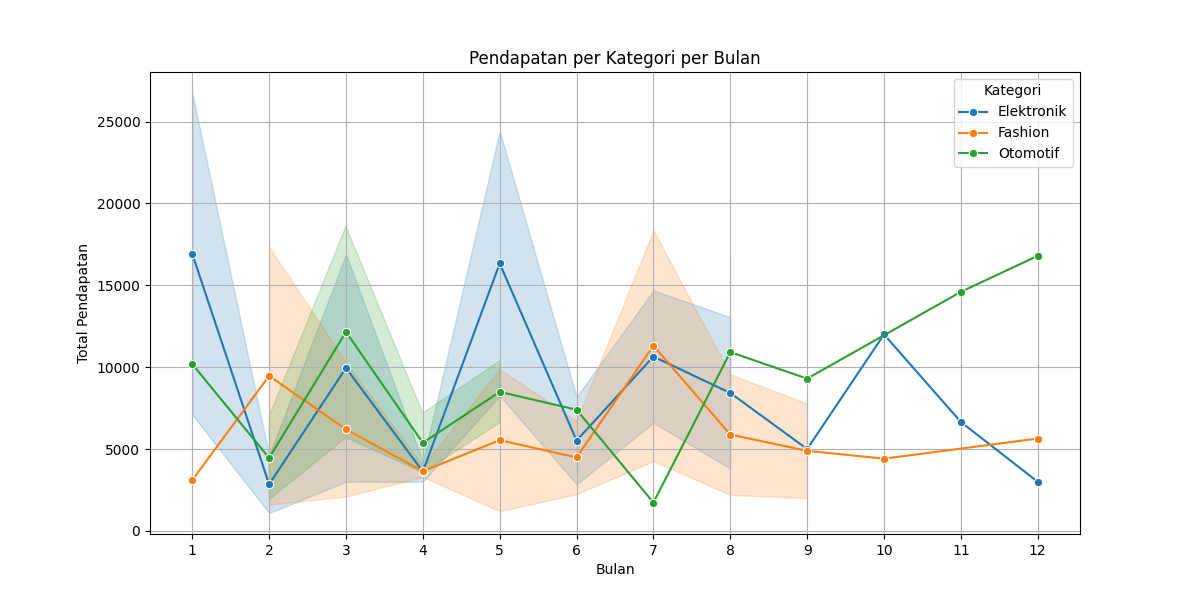

This chart was generated by the following Python code:
import pandas as pd
import matplotlib.pyplot as plt
import seaborn as sns

# Membaca file CSV
df = pd.read_csv('C:/UAS_Pengkodean/step_awal/combined_data.csv', delimiter=';')

# Menentukan format tanggal yang sesuai
date_format = "%d/%m/%Y"

# Konversi kolom Tanggal ke format datetime dengan format yang ditentukan
df['Tanggal'] = pd.to_datetime(df['Tanggal'], format=date_format)

# Membuat kolom baru untuk Total Pendapatan per bulan
df['Bulan'] = df['Tanggal'].dt.month
df['Tahun'] = df['Tanggal'].dt.year
df['Total_Pendapatan'] = df['Jumlah Unit Terjual'] * df['Harga per Unit']

# Agregasi data per kategori dan bulan
df_agg = df.groupby(['Kategori', 'Tahun', 'Bulan']).agg({'Jumlah Unit Terjual': 'sum', 'Total_Pendapatan': 'sum'}).reset_index()

# Visualisasi pendapatan per kategori
plt.figure(figsize=(12, 6))
sns.lineplot(data=df_agg, x='Bulan', y='Total_Pendapatan', hue='Kategori', marker='o')
plt.title('Pendapatan per Kategori per Bulan')
plt.xlabel('Bulan')
plt.ylabel('Total Pendapatan')
plt.legend(title='Kategori')
plt.xticks(range(1, 13))
plt.grid(True)

# Simpan visualisasi dalam format PNG
plt.savefig('C:/UAS_Pengkodean/pendapatan_per_kategori/pendapatan_per_kategori.png')

# Tampilkan visualisasi
plt.show()
